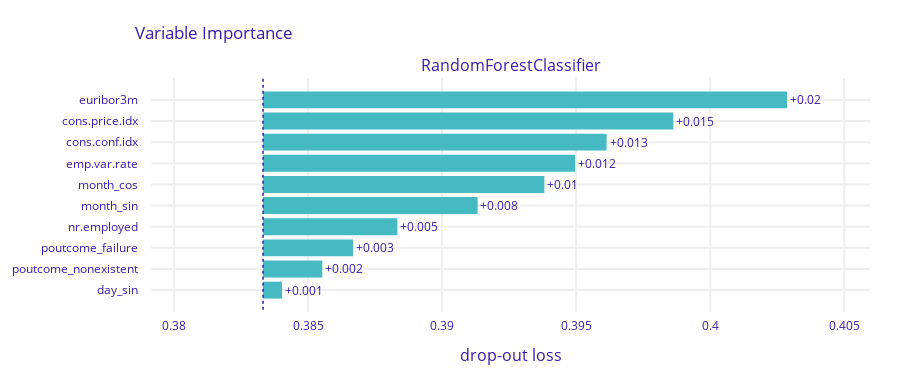

Notebook code cell kept with this figure:
### Markdown cell above
# Feature importance in the model

### Code cell
permutation_importance = explainer.model_parts(loss_function='rmse')
permutation_importance.plot()

### Figure 1 — Plotly figure (JSON) as saved in the notebook; plotly's stock layout.template omitted (floating-point values rounded to 4 significant figures)
{"data": [{"base": 0.3833, "hoverinfo": "text", "hoverlabel": {"bgcolor": "rgba(0,0,0,0.8)"}, "hovertext": ["Model: RandomForestClassifier loss after<br>variable: euribor3m is permuted: 0.403<br>Drop-out loss change: +0.02", "Model: RandomForestClassifier loss after<br>variable: cons.price.idx is permuted: 0.399<br>Drop-out loss change: +0.015", "Model: RandomForestClassifier loss after<br>variable: cons.conf.idx is permuted: 0.396<br>Drop-out loss change: +0.013", "Model: RandomForestClassifier loss after<br>variable: emp.var.rate is permuted: 0.395<br>Drop-out loss change: +0.012", "Model: RandomForestClassifier loss after<br>variable: month_cos is permuted: 0.394<br>Drop-out loss change: +0.01", "Model: RandomForestClassifier loss after<br>variable: month_sin is permuted: 0.391<br>Drop-out loss change: +0.008", "Model: RandomForestClassifier loss after<br>variable: nr.employed is permuted: 0.388<br>Drop-out loss change: +0.005", "Model: RandomForestClassifier loss after<br>variable: poutcome_failure is permuted: 0.387<br>Drop-out loss change: +0.003", "Model: RandomForestClassifier loss after<br>variable: poutcome_nonexistent is permuted: 0.386<br>Drop-out loss change: +0.002", "Model: RandomForestClassifier loss after<br>variable: day_sin is permuted: 0.384<br>Drop-out loss change: +0.001"], "marker": {"color": "#46bac2"}, "orientation": "h", "showlegend": false, "text": ["+0.02", "+0.015", "+0.013", "+0.012", "+0.01", "+0.008", "+0.005", "+0.003", "+0.002", "+0.001"], "textposition": "outside", "type": "bar", "x": [0.01954, 0.0153, 0.01281, 0.01164, 0.01049, 0.008001, 0.005009, 0.003354, 0.002208, 0.0007067], "xaxis": "x", "y": ["euribor3m", "cons.price.idx", "cons.conf.idx", "emp.var.rate", "month_cos", "month_sin", "nr.employed", "poutcome_failure", "poutcome_nonexistent", "day_sin"], "yaxis": "y"}], "layout": {"annotations": [{"font": {"size": 16}, "showarrow": false, "text": "RandomForestClassifier", "x": 0.5, "xanchor": "center", "xref": "paper", "y": 1, "yanchor": "bottom", "yref": "paper"}, {"font": {"size": 16}, "showarrow": false, "text": "drop-out loss", "x": 0.5, "xanchor": "center", "xref": "paper", "y": 0, "yanchor": "top", "yref": "paper", "yshift": -30}], "font": {"color": "#371ea3"}, "height": 383, "margin": {"b": 71, "r": 30, "t": 78}, "shapes": [{"line": {"color": "#371ea3", "dash": "dot", "width": 1.5}, "type": "line", "x0": 0.3833, "x1": 0.3833, "xref": "x", "y0": -1, "y1": 10, "yref": "y"}], "title": {"text": "Variable Importance", "x": 0.15}, "xaxis": {"anchor": "y", "automargin": true, "domain": [0, 1], "fixedrange": true, "gridwidth": 2, "range": [0.3791, 0.406], "tickcolor": "white", "ticklen": 3, "ticks": "outside", "type": "linear", "zeroline": false}, "yaxis": {"anchor": "x", "automargin": true, "autorange": "reversed", "domain": [0, 1], "fixedrange": true, "gridwidth": 2, "tickcolor": "white", "ticklen": 10, "ticks": "outside", "type": "category"}}}
